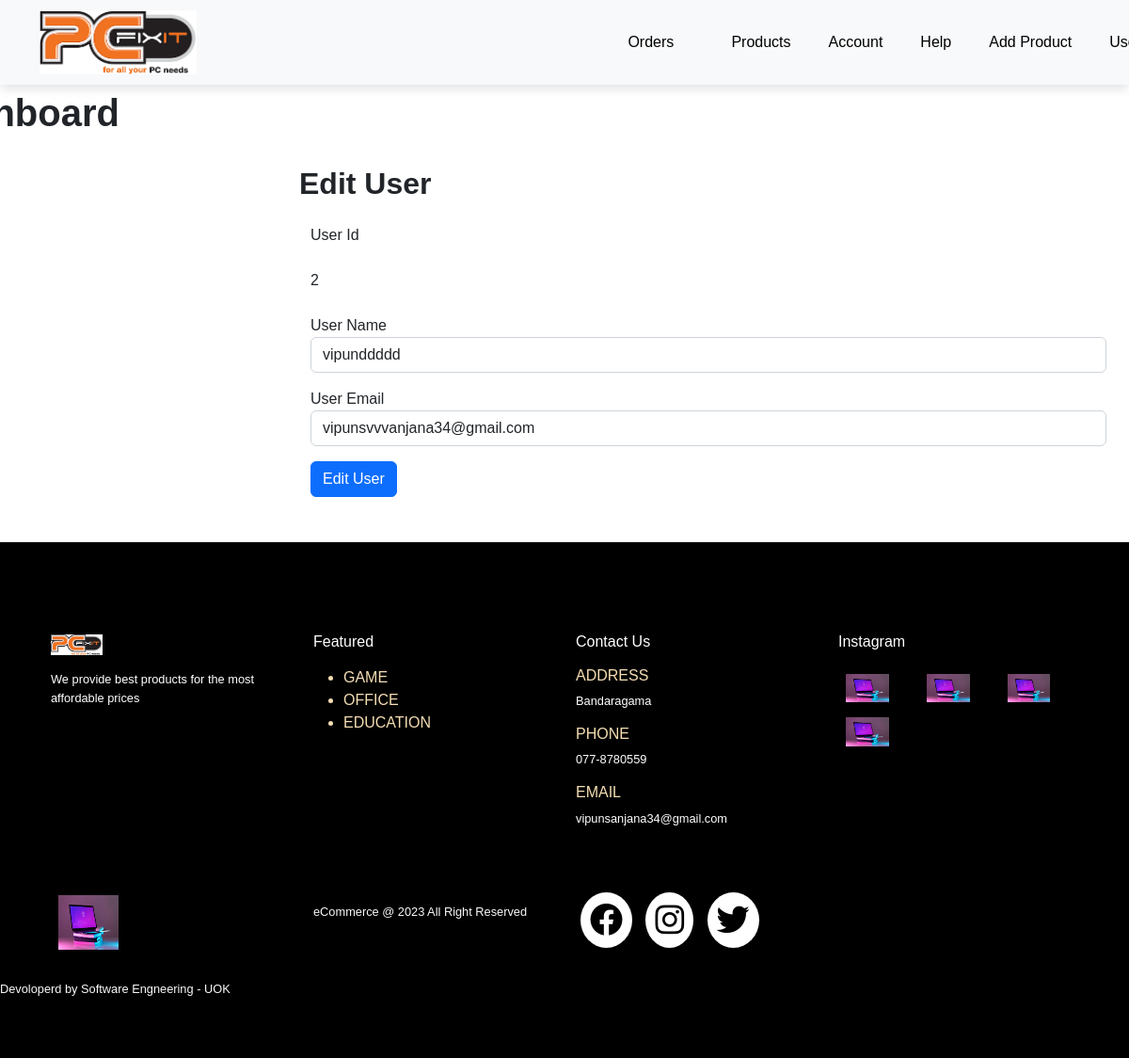
Screenshot of /admin/edit_user.php?user_id=2 (signed in) with the database file from the repository.
### tables this page shows
CREATE TABLE `users` (
  `user_id` int(11) NOT NULL,
  `user_name` varchar(100) NOT NULL,
  `user_email` varchar(100) NOT NULL,
  `user_password` varchar(100) NOT NULL
);

### admin/edit_user.php (the view, shortened to what this page needs)
<?php include("header.php"); ?>
<?php
if(!isset($_SESSION['admin_email'])){
    header("Location: login.php?error=emaildoesnotexist");
}else{
    if(isset($_GET['user_id'])){
        $user_id = $_GET['user_id'];
        $stmt3 = $conn->prepare("SELECT * FROM users WHERE user_id=?");
        $stmt3->bind_param("i",$user_id);
        $stmt3->execute();
        $users = $stmt3->get_result();
    }else if(isset($_POST['edit_btn'])){
        $user_id = $_POST['user_id'];
        $user_name = $_POST['name'];
        $user_email = $_POST['email'];
		$sql_update = "UPDATE users SET user_name = ?, user_email = ?
                                    WHERE user_id =?";
		$stmt_update = $conn->prepare($sql_update);
		$stmt_update->bind_param("ssi",$user_name, $user_email, $user_id);
		if($stmt_update->execute()){
            header('Location: users.php?update_successfull_user=usereditsuccessfully');
        }else{
            header('Location: users.php?update_error_user=usereditunsuccessfully');
        }
    }else{
        header('Location: users.php');
        exit();
    }
}
?>
<div class="row">
    <main class="col-md-9 ms-sm-auto col-lg-18 px-md-4">
        <div class="d-flex justify-content-between flex-wrap flex-md-nowrap align-items-center pt-3 pb-2 mb-3">
        <h1 style="margin-top:80px;margin-left:-400px">Dashboard</h1>
        </div>
        <h2>Edit User</h2>
        <div class="table-responsive">
            <div class="mx-auto container">
                <form id="edit-form" method="POST" action="edit_user.php">
                    <div class="form-group my-3">
                    <?php foreach($users as $user){ ?>
                        <label>User Id</label>
                        <p class="my-4"><?php echo $user['user_id'] ?></p>
                    </div>
                    <div class="form-group mt-3">
                        <label>User Name</label>
                        <input type="text" class="form-control" id="order-price" value="<?php echo $user['user_name'] ?>" name="name" placeholder="user Name">
                    </div>
                    <div class="form-group my-3">
                        <label>User Email</label>
                        <input type="text" class="form-control" id="product-color" value="<?php echo $user['user_email'] ?>" name="email" placeholder="User Email" />
                    </div>
                        <?php } ?>
                    <div class="form-group mt-2">
                        <input type="submit" class="btn btn-primary"  name="edit_btn" value="Edit User" />
                    </div>
                </form>
            </div>
        </div>
    </main>
</div>
<?php include("footer.php"); ?>

### assets/css/style.css (style rules this page uses)
* { margin: 0; padding: 0; box-sizing: border-box; }
body { font-family: 'Poopins' , sans-serif; }
h1 { font-size: 2.5rem; font-weight: 700; }
h2 { font-size: 1.rem; font-weight: 600; }

### rows the page displays
users: user_id "2", name "vipunddddd", email "vipunsvvvanjana34@gmail.com"
